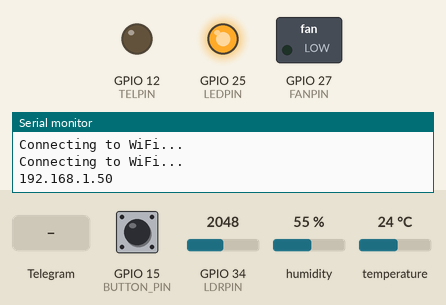
A sketch run on a simulated ESP32. Shown: switched loads named in the sketch (green lamp = pin HIGH), output pins drawn as LEDs (lit = HIGH), the last lines printed to the serial monitor. The test bench sets the inputs (shaded band); at power-on: GPIO 15 (BUTTON_PIN) HIGH, temperature 24 °C, GPIO 34 (LDRPIN) = 2048, humidity 55 %. WiFi joins after 1.5 s; servers stay silent unless stated; web services answer with replies made up by the test bench.

Above: at 3.2 s.
3.3 s: GPIO 15 (BUTTON_PIN) pulled LOW for 0.15 s
At 4.0 s:
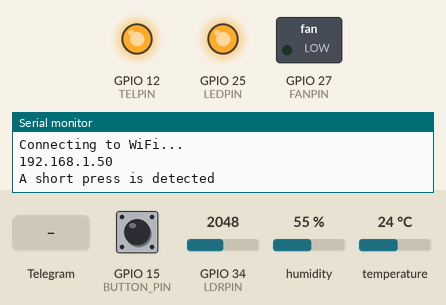
4.9 s: temperature set to 29 °C
10.9 s: temperature set to 32 °C
At 12.8 s:
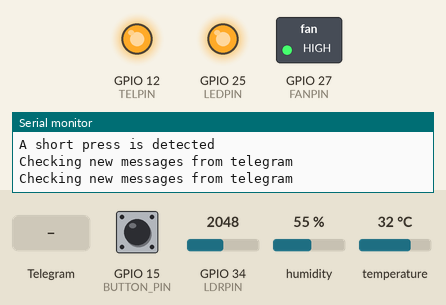
13.6 s: GPIO 34 (LDRPIN) set to 1975
At 14.7 s:
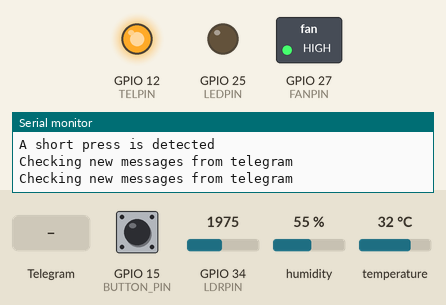
15.1 s: Telegram message "/turn_off_FAN" received
At 16.5 s:
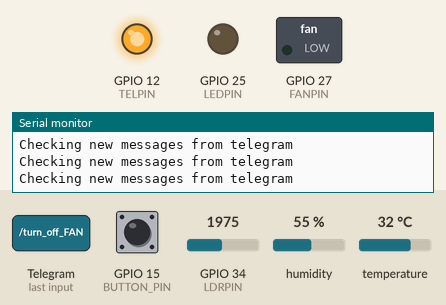
17.4 s: GPIO 15 (BUTTON_PIN) pulled LOW for 1 s
At 19.5 s:
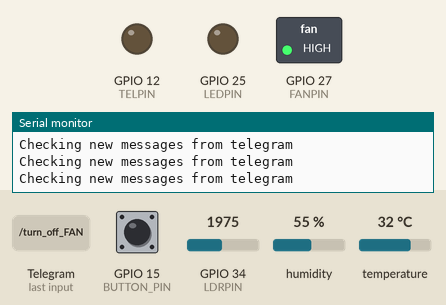
Timing chart, 0 to 20.9 s (numbered marks = the images above; inputs shaded):
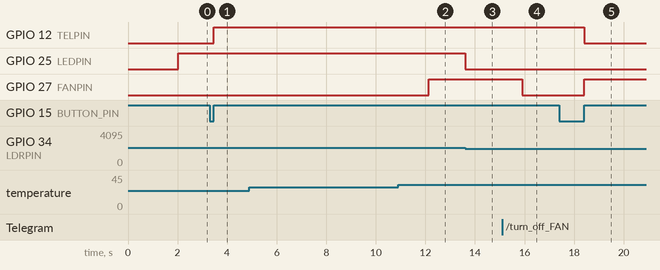

The sketch:

main_sketch.ino
```cpp
#include <WiFi.h>
#include <WiFiClientSecure.h>
#include <HTTPClient.h>
#include <WebServer.h>
#include <UniversalTelegramBot.h>
#include <DHT.h>
// WiFi credentials
const char* ssid = "Manfred";
const char* password = "Mc--050629";
const char* apiKey = "YY1BG1HN7M5FAYGK";
// Node.js server address
String serverUrl = "https://api.thingspeak.com/update"; // Replace <your-server-ip> with the Node.js server IP

#define DHTPIN 13
#define LEDPIN 25
#define LDRPIN 34
#define FANPIN 27
#define TELPIN 12
#define BUTTON_PIN 15  // GPIO21 pin connected to button
#define SHORT_PRESS_TIME 5000 // 500 milliseconds
unsigned long lastTimeDataSent = 0;
unsigned long* DataSent_address = &lastTimeDataSent;
const unsigned long ThingSpeakRequestDelay = 7000;
unsigned long lastTimeBotRan = 0;
unsigned long* BotRan = &lastTimeBotRan;
const unsigned long botRequestDelay = 5000;
uint8_t httpResponseCode;
DHT dht(DHTPIN, DHT11);
const char* BOTtoken = "7141256945:AAHdeNQBtXb0LLy3BvvNIuvje9CFH8vbIUU";
const char* CHAT_ID = "969257011";
WiFiClientSecure client;
UniversalTelegramBot bot(BOTtoken, client);
int lumens;
float temp;
bool ledAutomation = 1, fanAutomation = 1, ledState = 0, fanState = 0;
bool lastState = 1, TelState = 0, LastTelState = 0;

void handlePins(float*, int*, bool*, bool*, bool*, bool*);
void readDHTTemperature(float*);
void readLightIntensity(int*);
void handleNewMessages(int*, bool*, bool*, bool*, bool*);
void detectButton(bool*, bool*, bool*, bool*, bool*);

void setup() {
  Serial.begin(115200);
  client.setCACert(TELEGRAM_CERTIFICATE_ROOT);

  // Connect to Wi-Fi
  WiFi.begin(ssid, password);
  while (WiFi.status() != WL_CONNECTED) {
    delay(1000);
    Serial.println("Connecting to WiFi...");
  }
  // Serial.println("Connected to WiFi");
  Serial.println(WiFi.localIP());
  pinMode(LEDPIN, OUTPUT);
  pinMode(FANPIN, OUTPUT);
  pinMode(TELPIN, OUTPUT);
  pinMode(BUTTON_PIN, INPUT_PULLUP);
}

void loop() {
  detectButton(&lastState, &TelState, &LastTelState, &ledAutomation, &fanAutomation);
  readDHTTemperature(&temp);
  readLightIntensity(&lumens);
  handlePins(&temp, &lumens, &ledAutomation, &fanAutomation, &ledState, &fanState);
  // Send data to Node.js server
  if (millis() > *DataSent_address + ThingSpeakRequestDelay) {
    HTTPClient http;

    // Combine temperature and light intensity into one request
    String url = serverUrl + "?api_key=" + apiKey +
      "&field1=" + temp +
      "&field2=" + lumens;

    // Serial.println("Generated URL: " + url);
    http.begin(url);

    int httpResponse = http.GET();
    if (httpResponse == HTTP_CODE_OK) {
      // Serial.println("Data sent successfully");
      // Serial.println("Response: " + http.getString());
    } else {
      // Serial.println("Error sending data: " + String(httpResponse));
    }
    http.end();
    *DataSent_address = millis();
  }
  if ((millis() > (lastTimeBotRan + botRequestDelay)) && (TelState)){

    int numNewMessages = bot.getUpdates(bot.last_message_received + 1);
    Serial.println("Checking new messages from telegram");
    while (numNewMessages) {
      // Serial.println("New message received");
      handleNewMessages(&numNewMessages, &ledAutomation, &fanAutomation, &ledState, &fanState);
      numNewMessages = bot.getUpdates(bot.last_message_received + 1);
    }
    lastTimeBotRan = millis();
  }
}

void handlePins(float* t, int* l, bool* LedAuto, bool* FanAuto,
    bool* LState, bool* FState) {
  if (*LedAuto) {
    if (*l > 2000) {
      digitalWrite(LEDPIN, HIGH);
      *LState = 1;
    }
    else {
      digitalWrite(LEDPIN, LOW);
      *LState = 0;
    }
  }

  if (*FanAuto) {
    if (*t > 30) {
      digitalWrite(FANPIN, HIGH);
      *FState = 1;
    }
    else {
      digitalWrite(FANPIN, LOW);
      *FState = 0;
    }
  }
}

void readDHTTemperature(float* t) {
  *t = dht.readTemperature();
  if (isnan(*t)) {
    // Serial.println("Failed to read from DHT sensor!");
    return;
  }
}

void readLightIntensity(int* t) {
  *t = analogRead(LDRPIN);
}

void handleNewMessages(int* no_msgs, bool* LedAuto, bool* FanAuto,
    bool* LState, bool* FState){
  // Serial.println("handleNewMessages");
  // Serial.println(String(*no_msgs));

  for (int i = 0; i < *no_msgs; i++) {
    String chat_id = String(bot.messages[i].chat_id);
    if (chat_id != CHAT_ID) {
      bot.sendMessage(chat_id, "Unauthorized user", "");
      continue;
    }
    String text = bot.messages[i].text;
    // Serial.println(text);
    String from_name = bot.messages[i].from_name;
    if (text == "/start") { // Fixed comparison operator
      String welcome = "Welcome, " + from_name + ".\n";
      welcome += "Use the following commands to control the LED:\n\n";
      welcome += "/turn_on_LED \n";
      welcome += "/turn_off_LED \n";
      welcome += "/turn_on_FAN \n";
      welcome += "/turn_off_FAN \n";
      welcome += "/automate \n";
      welcome += "/chart \n";
      if (*LState == 1) {
        welcome += "LED is on \n";
      }
      else if (*LState == 0){
        welcome += "LED is off \n";
      }
      if (*FState == 1) {
        welcome += "FAN is on \n";
      }
      else if (*FState == 0){
        welcome += "FAN is off \n";
      }
      bot.sendMessage(chat_id, welcome, "");
    }
    if (text == "/turn_on_LED") {
      digitalWrite(LEDPIN, HIGH);
      String message = "LED turned on";
      bot.sendMessage(chat_id, message, "");
      *LedAuto = 0;
      *LState = 1;
    }
    if (text == "/turn_off_LED") {
      digitalWrite(LEDPIN, LOW);
      String message = "LED turned off";
      bot.sendMessage(chat_id, message, "");
      *LedAuto = 0;
      *LState = 0;
    }
    if (text == "/turn_on_FAN") {
      digitalWrite(FANPIN, HIGH);
      String message = "FAN turned on";
      bot.sendMessage(chat_id, message, "");
      *FanAuto = 0;
      *FState = 1;
    }
    if (text == "/turn_off_FAN") {
      digitalWrite(FANPIN, LOW);
      String message = "FAN turned off";
      bot.sendMessage(chat_id, message, "");
      *FanAuto = 0;
      *FState = 0;
    }
    // if (text == "/automate") {
    //   String message = "Initialize automation";
    //   bot.sendMessage(chat_id, message, "");
    //   *LedAuto = 1;
    //   *FanAuto = 1;
    // }
    if (text== "/chart") {
      String message = "https://smart-home-b6i.pages.dev/";
      bot.sendMessage(chat_id, message, "");
    }
  }
}

void detectButton(bool* lastState, bool* TelState, bool* LastTelState, bool* LedAuto, bool* FanAuto){
  // read the state of the switch/button:
  int currentState = digitalRead(BUTTON_PIN);
  unsigned long pressedTime = 0, releasedTime = 0;

  if (*lastState == HIGH && currentState == LOW)       // button is pressed
    pressedTime = millis();
  else if (*lastState == LOW && currentState == HIGH) { // button is released
    releasedTime = millis();

    long pressDuration = releasedTime - pressedTime;

    if ( pressDuration < SHORT_PRESS_TIME )
      Serial.println("A short press is detected");
      *TelState = (*LastTelState) ? 0 : 1;
      *LastTelState = *TelState;
      if (*TelState){
        digitalWrite(TELPIN, HIGH);
        // *LedAuto = 0;
        // *FanAuto = 0;
      }
      else {
        digitalWrite(TELPIN, LOW);
        *LedAuto = 1;
        *FanAuto = 1;
      }
  }

  // save the the last state
  *lastState = currentState;
}
```

Measured:
- the behaviour switches between 30 and 31 °C on temperature (found by bisection; images 1 and 2)
- the behaviour switches between 2001 and 2000 on GPIO 34 (LDRPIN) (found by bisection; images 2 and 3)
- after the input at 3.3 s, GPIO 12 (TELPIN): LOW → HIGH after 0.15 s
- after the input at 10.9 s, GPIO 27 (FANPIN): LOW → HIGH after 1.2 s
- after the input at 13.6 s, GPIO 25 (LEDPIN): HIGH → LOW at once
- after the input at 15.1 s, GPIO 27 (FANPIN): HIGH → LOW after 0.80 s
- after the input at 17.4 s, GPIO 12 (TELPIN): HIGH → LOW after 1.0 s; GPIO 27 (FANPIN): LOW → HIGH after 1.0 s
